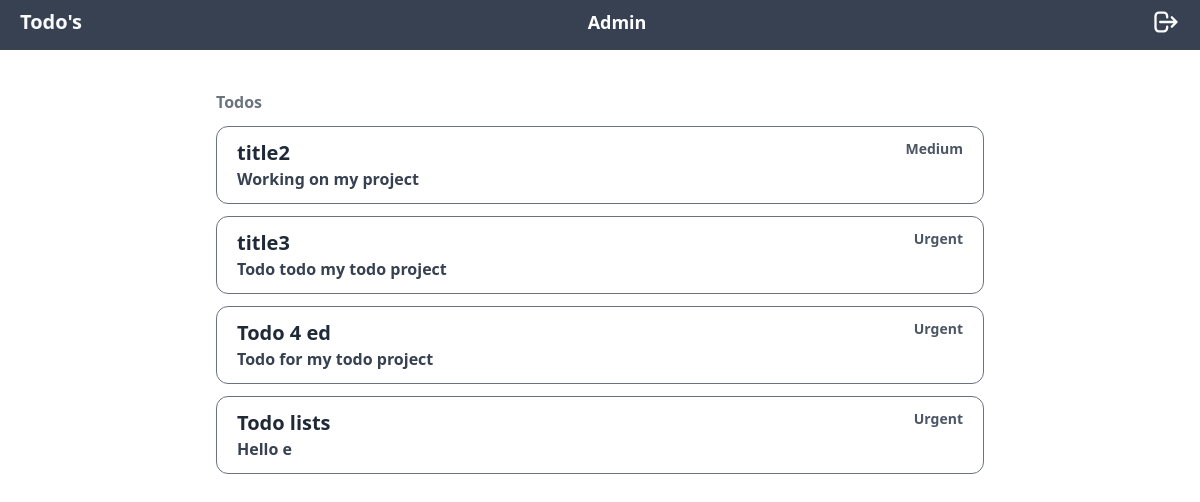
/pages/admin/users.php?userId=1 (signed in), run on the app's committed database.
### tables this page shows
CREATE TABLE `todos` (
  `id` bigint(20) UNSIGNED NOT NULL,
  `title` varchar(255) NOT NULL,
  `body` longtext NOT NULL,
  `is_pinned` tinyint(1) NOT NULL DEFAULT 0,
  `created_at` timestamp NOT NULL DEFAULT current_timestamp(),
  `updated_at` timestamp NOT NULL DEFAULT current_timestamp(),
  `user_id` bigint(20) UNSIGNED NOT NULL,
  `category_id` bigint(20) UNSIGNED NOT NULL
);

CREATE TABLE `category` (
  `id` bigint(20) UNSIGNED NOT NULL,
  `name` varchar(255) NOT NULL
);

### pages/admin/users.php (the view, shortened to what this page needs)
<?php
    include_once '../connection.php';
    $userid = $_GET['userId'];
    $userQuery = "SELECT * FROM users WHERE id = $userid LIMIT 1";
    $user = $database->query($userQuery);
    $user = $user->fetch_assoc();
    $todoQuery = "SELECT todos.id as todoID, todos.*,category.* FROM todos INNER JOIN category ON todos.category_id = category.id WHERE user_id = ".$user['id'];
    $todos = $database->query($todoQuery);
?>
<!DOCTYPE html>
<html lang="en">
<head>
    <script src="https://cdn.tailwindcss.com"></script>
</head>
<body>
    <div class="sticky top-0 left-0 px-5 py-2 bg-gray-700 w-full flex justify-between">
        <div class="text-gray-50 text-xl font-semibold">
            <span>Todo's</span>
        </div>
        <div>
            <span class="text-white font-semibold text-lg">Admin</span>
        </div>
        <div class="text-gray-50">
            <form action="controller/logout.php" method="POST">
                <button type="submit">
                    <svg xmlns="http://www.w3.org/2000/svg" class="h-7 w-7" fill="none" viewBox="0 0 24 24" stroke="currentColor">
                        <path stroke-linecap="round" stroke-linejoin="round" stroke-width="2" d="M17 16l4-4m0 0l-4-4m4 4H7m6 4v1a3 3 0 01-3 3H6a3 3 0 01-3-3V7a3 3 0 013-3h4a3 3 0 013 3v1" />
                    </svg>
                </button>
            </form>
        </div>
    </div>
    <div class="mx-auto md:max-w-3xl sm:max-w-xl w-full px-5 sm:px-0">
        <div class="mt-10">
                <?php
                if ($todos->num_rows != 0) {
                    echo '<span class="font-semibold text-gray-500"> Todos</span>';
                    while ($row = $todos->fetch_assoc()) {
                        echo '<div class=" group rounded-xl border border-gray-500 px-5 py-3 mt-3">
                        <div class="flex justify-between">
                            <span class="text-xl font-bold text-gray-800">' . $row['title'] . '</span>
                            <span class="text-sm font-semibold text-gray-600">' . $row['name'] . '</span>
                        </div>
                        <p class=" font-semibold text-gray-700">' . $row['body'] . '</p>
                        <div class="mt-5 flex text-gray-700 hidden group-hover:flex">
                            <div class="pr-5 cursor-pointer">
                                <form action="controller/delete.php" method="POST">
                                    <input type="text" name="id" value="'.$row['todoID'].'" hidden>
                                    <button type="submit">
                                        <svg xmlns="http://www.w3.org/2000/svg" fill="none" viewBox="0 0 24 24" stroke-width="1.5" stroke="currentColor" class="w-4 h-4 hover:text-blue-500">
                                            <path stroke-linecap="round" stroke-linejoin="round" d="M14.74 9l-.346 9m-4.788 0L9.26 9m9.968-3.21c.342.052.682.107 1.022.166m-1.022-.165L18.16 19.673a2.25 2.25 0 01-2.244 2.077H8.084a2.25 2.25 0 01-2.244-2.077L4.772 5.79m14.456 0a48.108 48.108 0 00-3.478-.397m-12 .562c.34-.059.68-.114 1.022-.165m0 0a48.11 48.11 0 013.478-.397m7.5 0v-.916c0-1.18-.91-2.164-2.09-2.201a51.964 51.964 0 00-3.32 0c-1.18.037-2.09 1.022-2.09 2.201v.916m7.5 0a48.667 48.667 0 00-7.5 0" />
                                        </svg>
                                    </button>
                                </form>
                            </div>
                        </div>
                    </div>';
                    }
                }else{
                    echo "<span>No todo found</span>";
                }
                ?>
            </div>
    </div>
</body>
</html>

### data on the page
todos: title "title2", category.name "Medium", body "Working on my project"
todos: title "title3", category.name "Urgent", body "Todo todo my todo project"
todos: title "Todo 4 ed", category.name "Urgent", body "Todo for my todo project"
todos: title "Todo lists", category.name "Urgent", body "Hello e"
